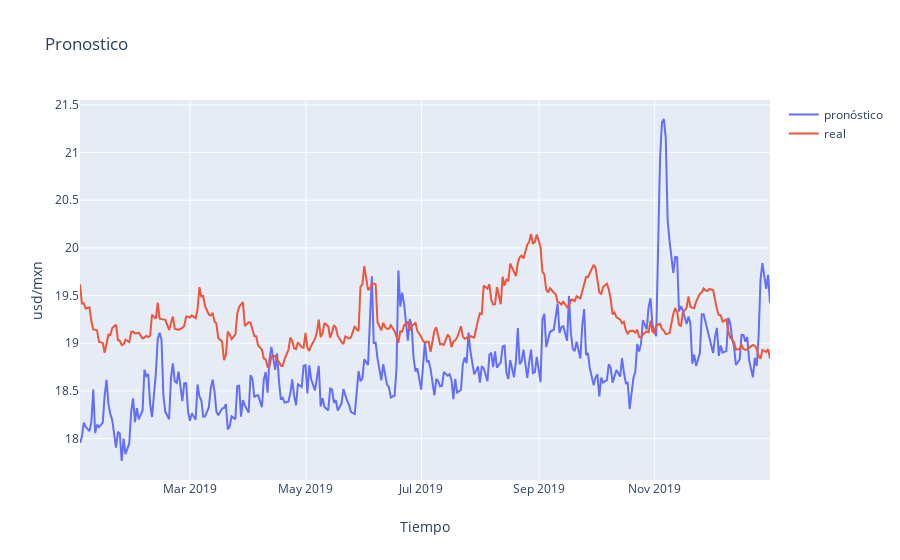

Notebook code cell kept with this figure:
### Markdown cell above
## <font color= #004270> <font size = 5> Parte 3: Backtest</font> 
    
---

<font color= #004270> Utilizando las variables y el modelo creado, se generó un código para pronosticar un periodo de tiempo (4H) en el futuro durante un año, siendo el resultado el siguiente:

### Code cell
vs.pronostico(prediccion)

### Figure 1 — Plotly figure (JSON) as saved in the notebook; plotly's stock layout.template omitted (floating-point values rounded to 4 significant figures; data arrays with more than 128 entries replaced by an {"elided": "..."} marker saying what was removed)
{"data": [{"mode": "lines", "name": "pronóstico", "type": "scatter", "x": {"elided": "313 str values"}, "y": {"elided": "313 float values"}}, {"mode": "lines", "name": "real", "type": "scatter", "x": {"elided": "313 str values"}, "y": {"elided": "313 float values"}}], "layout": {"title": {"text": "Pronostico"}, "xaxis": {"title": {"text": "Tiempo"}}, "yaxis": {"title": {"text": "usd/mxn"}}}}
